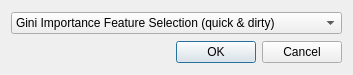
<?xml version="1.0" encoding="UTF-8"?>
<ui version="4.0">
 <class>FeaureDlg</class>
 <widget class="QDialog" name="FeaureDlg">
  <property name="geometry">
   <rect>
    <x>0</x>
    <y>0</y>
    <width>353</width>
    <height>75</height>
   </rect>
  </property>
  <property name="windowTitle">
   <string>Dialog</string>
  </property>
  <layout class="QVBoxLayout" name="verticalLayout">
   <item>
    <widget class="QComboBox" name="comboBox">
     <item>
      <property name="text">
       <string>Gini Importance Feature Selection (quick &amp; dirty)</string>
      </property>
     </item>
     <item>
      <property name="text">
       <string>Filter Feature Selection (recommended)</string>
      </property>
     </item>
     <item>
      <property name="text">
       <string>Wrapper Feature Selection (very slow but good)</string>
      </property>
     </item>
    </widget>
   </item>
   <item>
    <layout class="QHBoxLayout" name="horizontalLayout">
     <item>
      <spacer name="horizontalSpacer">
       <property name="orientation">
        <enum>Qt::Horizontal</enum>
       </property>
       <property name="sizeHint" stdset="0">
        <size>
         <width>40</width>
         <height>20</height>
        </size>
       </property>
      </spacer>
     </item>
     <item>
      <widget class="QPushButton" name="ok">
       <property name="text">
        <string>OK</string>
       </property>
      </widget>
     </item>
     <item>
      <widget class="QPushButton" name="cancel">
       <property name="text">
        <string>Cancel</string>
       </property>
      </widget>
     </item>
    </layout>
   </item>
  </layout>
 </widget>
 <resources/>
 <connections/>
</ui>
